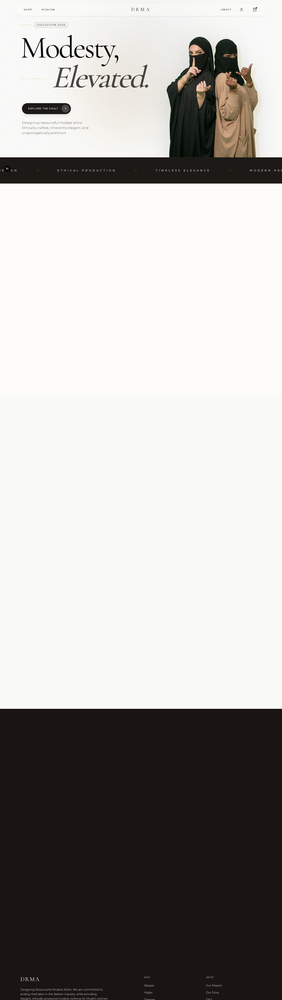
#> input picture hero_desktop.png, 282 x 1000 px, shrunk from 1440 x 5110 before the run
$ python green_screen.py hero_desktop.png hero_mobile.png
#> lines starting #> are read from the running program, lines starting #| are printed output that depends on the picture
import sys
from PIL import Image

def process_image(input_path, output_path):
#> called with input_path = 'hero_desktop.png', output_path = 'hero_mobile.png'
    print(f"Processing {input_path}...")
    # Open the image (should be transparent PNG)
    input_image = Image.open(input_path).convert("RGBA")

    # Create a neon green background
    background = Image.new("RGBA", input_image.size, (57, 255, 20, 255))
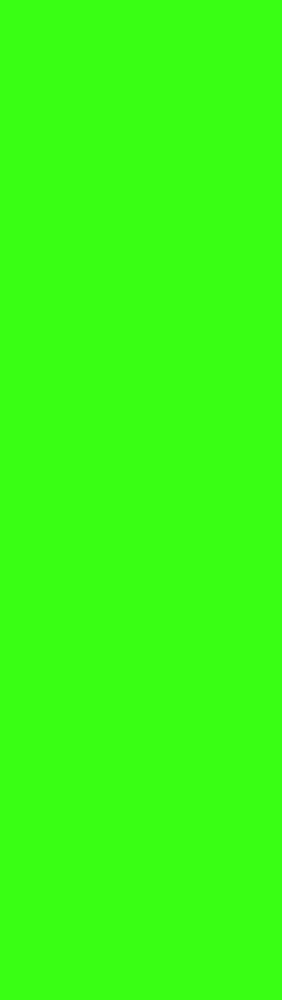
#> background: PIL image 282x1000 RGBA; mean R, G, B, A 57, 255, 20, 255

    # Paste the transparent image onto the background
    background.paste(input_image, (0, 0), input_image)

    # Save the neon green background version
    background.convert("RGB").save(output_path)
    print(f"Saved neon green version to {output_path}")

if __name__ == "__main__":
    if len(sys.argv) != 3:
        print("Usage: python script.py <input> <output>")
        sys.exit(1)

    process_image(sys.argv[1], sys.argv[2])
